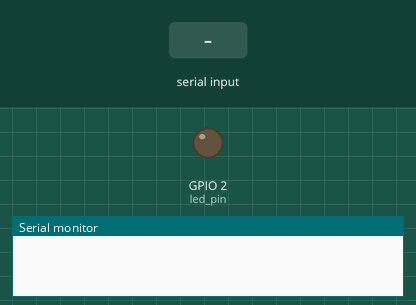
Bench run of a sketch on a simulated ESP32. Shown: output pins drawn as LEDs (lit = HIGH), the last lines printed to the serial monitor. Dashed ring = blinking. The test bench sets the inputs (shaded band).

Above: at 1.8 s.
1.9 s: "90,45\n" received over Serial
At 3.12 s:
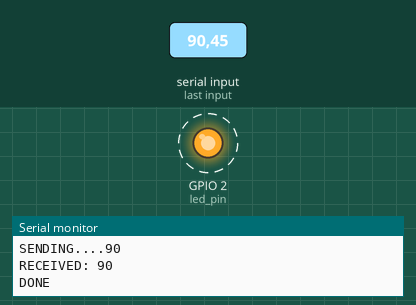
Timing chart, 0 to 8.2 s (numbered marks = the images above; inputs shaded):
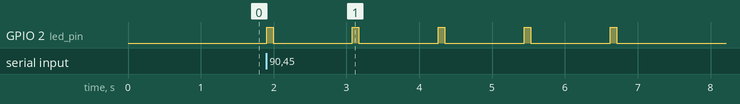

The sketch:

COUNTING_SEMAPHORES.ino
```cpp
#if CONFIG_FREERTOS_UNICORE
  static const BaseType_t app_cpu = 0;
#else
  static const BaseType_t app_cpu = 1;
#endif

static SemaphoreHandle_t bin_sem;
static SemaphoreHandle_t counting;
static const int led_pin = 2;

void blink(void *parameters)
{
  int num = *(int *)parameters;
  xSemaphoreGive(bin_sem);

  Serial.print("RECEIVED: ");
  Serial.println(num);

  pinMode(led_pin, OUTPUT);

  //Serial.println("ENTERING LED");
  while (1)
  {
    if (xSemaphoreTake(counting , portMAX_DELAY)==pdTRUE)
    {
    //Serial.println("ENTERED LED");
    digitalWrite(led_pin, HIGH);
    vTaskDelay(num/portTICK_PERIOD_MS);
    //Serial.println("HELLO");
    digitalWrite(led_pin, LOW);
    vTaskDelay(num/portTICK_PERIOD_MS);
    }
    vTaskDelay(1000/portTICK_PERIOD_MS);
  }
}

void setup()
{
  long int delay_arg;

  Serial.begin(115200);
  vTaskDelay(1000/portTICK_PERIOD_MS);
  Serial.println();

  while(Serial.available()<=0);

  delay_arg = Serial.parseInt();
  Serial.print("SENDING....");
  Serial.println(delay_arg);

  bin_sem = xSemaphoreCreateBinary();
  counting = xSemaphoreCreateCounting(5, 0);

  xTaskCreatePinnedToCore(blink,
                          "BLINLED LED",
                          1024,
                          (void *)&delay_arg,
                          1,
                          NULL,
                          app_cpu);

 xSemaphoreTake(bin_sem,portMAX_DELAY);
 Serial.println("DONE");
}

void loop ()
{
  for (int i = 0; i < 5; i++)  // This loop controls the number of gives
{
  xSemaphoreGive(counting);
  vTaskDelay(10 / portTICK_PERIOD_MS);
}
  vTaskDelay(portMAX_DELAY);
}
```

Measured:
- after the input at 1.9 s, GPIO 2 (led_pin): alternates HIGH for 0.09 s and LOW for 1.1 s, 10 changes in all, then stays LOW, starting at once
